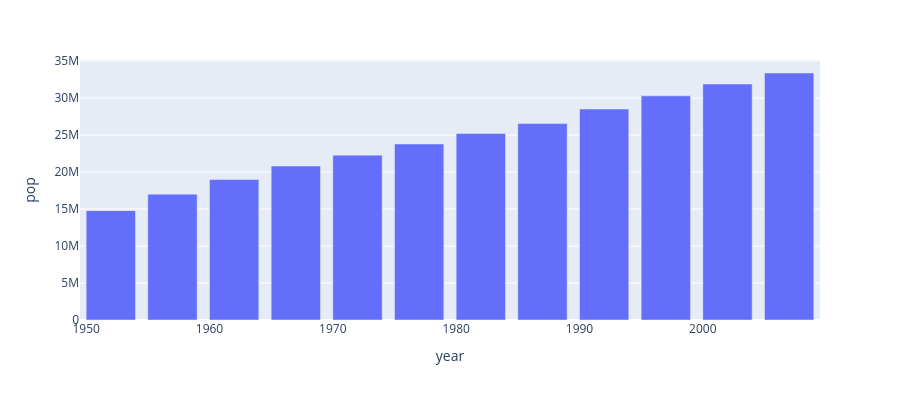

The notebook cell saved with this chart:
### Markdown cell above
### Task 2: Quick Visualizations with Custom Bar Charts

### Code cell
data_canada = px.data.gapminder().query("country == 'Canada'")
fig = px.bar(data_canada, x = 'year', y = 'pop', height = 400)
fig.show()

### Figure 1 — Plotly figure (JSON) as saved in the notebook; plotly's stock layout.template omitted (floating-point values rounded to 4 significant figures)
{"data": [{"hovertemplate": "year=%{x}<br>pop=%{y}<extra></extra>", "legendgroup": "", "marker": {"color": "#636efa", "pattern": {"shape": ""}}, "name": "", "orientation": "v", "showlegend": false, "textposition": "auto", "type": "bar", "x": [1952, 1957, 1962, 1967, 1972, 1977, 1982, 1987, 1992, 1997, 2002, 2007], "xaxis": "x", "y": [14785584, 17010154, 18985849, 20819767, 22284500, 23796400, 25201900, 26549700, 28523502, 30305843, 31902268, 33390141], "yaxis": "y"}], "layout": {"barmode": "relative", "height": 400, "legend": {"tracegroupgap": 0}, "margin": {"t": 60}, "xaxis": {"anchor": "y", "domain": [0, 1], "title": {"text": "year"}}, "yaxis": {"anchor": "x", "domain": [0, 1], "title": {"text": "pop"}}}}
